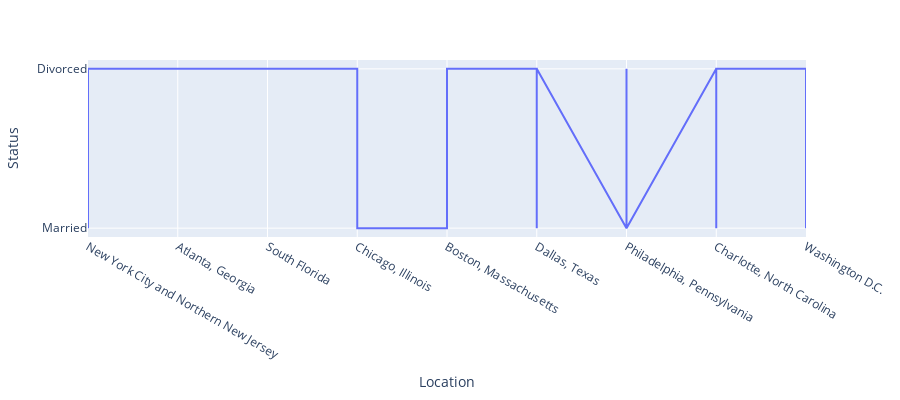

The cell this chart's notebook holds for it:
### Code cell
fig=go.Figure()
fig=px.line(df,y='Status',x='Location',height=400)
fig.show()

### Figure 1 — Plotly figure (JSON) as saved in the notebook; plotly's stock layout.template omitted (floating-point values rounded to 4 significant figures)
{"data": [{"hovertemplate": "Location=%{x}<br>Status=%{y}<extra></extra>", "legendgroup": "", "line": {"color": "#636efa", "dash": "solid"}, "mode": "lines", "name": "", "showlegend": false, "type": "scatter", "x": ["New York City and Northern New Jersey", "New York City and Northern New Jersey", "New York City and Northern New Jersey", "New York City and Northern New Jersey", "New York City and Northern New Jersey", "New York City and Northern New Jersey", "New York City and Northern New Jersey", "New York City and Northern New Jersey", "New York City and Northern New Jersey", "New York City and Northern New Jersey", "New York City and Northern New Jersey", "New York City and Northern New Jersey", "Atlanta, Georgia", "Atlanta, Georgia", "Atlanta, Georgia", "Atlanta, Georgia", "Atlanta, Georgia", "Atlanta, Georgia", "South Florida", "South Florida", "South Florida", "South Florida", "South Florida", "South Florida", "Chicago, Illinois", "Chicago, Illinois", "Chicago, Illinois", "Chicago, Illinois", "Chicago, Illinois", "Chicago, Illinois", "Boston, Massachusetts", "Boston, Massachusetts", "Boston, Massachusetts", "Boston, Massachusetts", "Boston, Massachusetts", "Boston, Massachusetts", "Dallas, Texas", "Dallas, Texas", "Dallas, Texas", "Dallas, Texas", "Dallas, Texas", "Dallas, Texas", "Philadelphia, Pennsylvania", "Philadelphia, Pennsylvania", "Philadelphia, Pennsylvania", "Philadelphia, Pennsylvania", "Philadelphia, Pennsylvania", "Philadelphia, Pennsylvania", "Philadelphia, Pennsylvania", "Philadelphia, Pennsylvania", "Charlotte, North Carolina", "Charlotte, North Carolina", "Charlotte, North Carolina", "Charlotte, North Carolina", "Charlotte, North Carolina", "Charlotte, North Carolina", "Charlotte, North Carolina", "Charlotte, North Carolina", "Washington D.C.", "Washington D.C.", "Washington D.C.", "Washington D.C.", "Washington D.C.", "Washington D.C.", "Washington D.C.", "Washington D.C.", "Washington D.C.", "Washington D.C."], "xaxis": "x", "y": ["Married", "Married", "Divorced", "Divorced", "Divorced", "Divorced", "Divorced", "Divorced", "Divorced", "Divorced", "Divorced", "Divorced", "Divorced", "Divorced", "Divorced", "Divorced", "Divorced", "Divorced", "Divorced", "Divorced", "Divorced", "Divorced", "Divorced", "Divorced", "Divorced", "Divorced", "Divorced", "Divorced", "Married", "Married", "Married", "Married", "Divorced", "Divorced", "Divorced", "Divorced", "Divorced", "Divorced", "Married", "Married", "Divorced", "Divorced", "Married", "Married", "Divorced", "Divorced", "Divorced", "Divorced", "Married", "Married", "Divorced", "Divorced", "Married", "Married", "Married", "Married", "Divorced", "Divorced", "Divorced", "Divorced", "Married", "Married", "Divorced", "Divorced", "Divorced", "Divorced", "Divorced", "Divorced"], "yaxis": "y"}], "layout": {"height": 400, "legend": {"tracegroupgap": 0}, "margin": {"t": 60}, "xaxis": {"anchor": "y", "domain": [0, 1], "title": {"text": "Location"}}, "yaxis": {"anchor": "x", "domain": [0, 1], "title": {"text": "Status"}}}}
